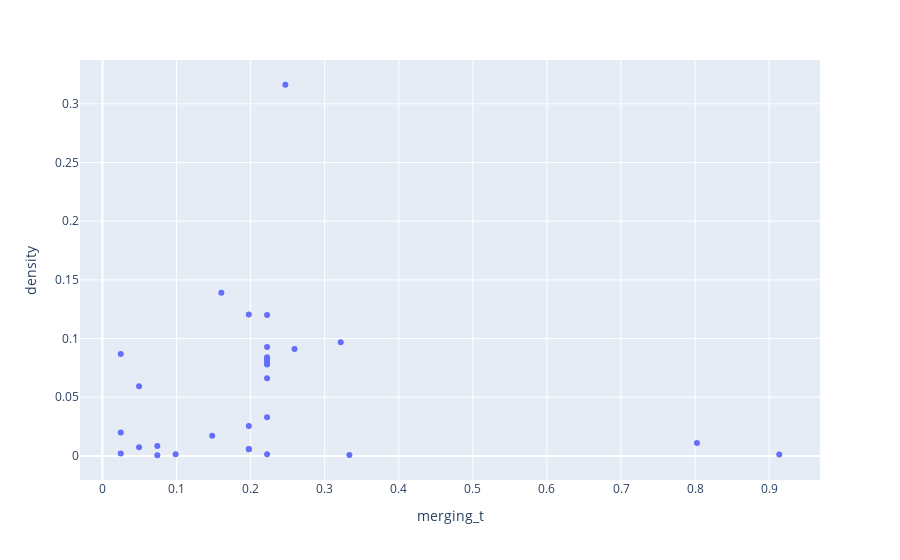

Notebook code for this chart:
### Code cell
import plotly.express as px
fig = px.scatter(dfd, x='merging_t', y='density')
fig.show()

### Figure 1 — Plotly figure (JSON) as saved in the notebook; plotly's stock layout.template omitted (floating-point values rounded to 4 significant figures)
{"data": [{"hoverlabel": {"namelength": 0}, "hovertemplate": "merging_t=%{x}<br>density=%{y}", "legendgroup": "", "marker": {"color": "#636efa", "symbol": "circle"}, "mode": "markers", "name": "", "showlegend": false, "type": "scatter", "x": [0.2222, 0.2222, 0.2222, 0.2222, 0.04938, 0.3333, 0.3216, 0.04938, 0.1481, 0.2222, 0.1975, 0.07407, 0.1975, 0.1975, 0.8025, 0.02469, 0.2469, 0.07407, 0.2593, 0.2222, 0.1605, 0.2222, 0.2222, 0.09877, 0.02469, 0.2222, 0.2222, 0.9136, 0.02469, 0.1975], "xaxis": "x", "y": [0.07788, 0.0927, 0.08086, 0.08408, 0.05939, 0.0007151, 0.09675, 0.007265, 0.01713, 0.001371, 0.02544, 0.0005403, 0.005813, 0.1205, 0.01091, 0.08681, 0.3162, 0.0085, 0.09099, 0.06616, 0.139, 0.03298, 0.1199, 0.001303, 0.01993, 0.082, 0.07865, 0.001207, 0.002058, 0.005654], "yaxis": "y"}], "layout": {"autosize": true, "legend": {"tracegroupgap": 0}, "margin": {"t": 60}, "xaxis": {"anchor": "y", "autorange": true, "domain": [0, 1], "range": [-0.02821, 0.9665], "title": {"text": "merging_t"}, "type": "linear"}, "yaxis": {"anchor": "x", "autorange": true, "domain": [0, 1], "range": [-0.02184, 0.3386], "title": {"text": "density"}, "type": "linear"}}}
